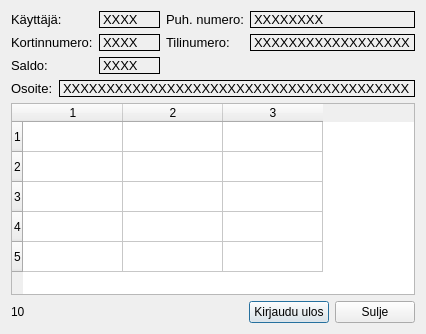
<?xml version="1.0" encoding="UTF-8"?>
<ui version="4.0">
 <class>balance</class>
 <widget class="QDialog" name="balance">
  <property name="geometry">
   <rect>
    <x>0</x>
    <y>0</y>
    <width>395</width>
    <height>334</height>
   </rect>
  </property>
  <property name="windowTitle">
   <string>Dialog</string>
  </property>
  <layout class="QVBoxLayout" name="verticalLayout">
   <item>
    <layout class="QHBoxLayout" name="horizontalLayout">
     <item>
      <layout class="QFormLayout" name="formLayout">
       <item row="0" column="0">
        <widget class="QLabel" name="user_text">
         <property name="font">
          <font>
           <pointsize>10</pointsize>
          </font>
         </property>
         <property name="text">
          <string>Käyttäjä:</string>
         </property>
        </widget>
       </item>
       <item row="0" column="1">
        <widget class="QLabel" name="user_label">
         <property name="font">
          <font>
           <pointsize>10</pointsize>
          </font>
         </property>
         <property name="frameShape">
          <enum>QFrame::Box</enum>
         </property>
         <property name="text">
          <string>XXXX</string>
         </property>
        </widget>
       </item>
       <item row="2" column="0">
        <widget class="QLabel" name="card_num_text">
         <property name="font">
          <font>
           <pointsize>10</pointsize>
          </font>
         </property>
         <property name="text">
          <string>Kortinnumero:</string>
         </property>
        </widget>
       </item>
       <item row="2" column="1">
        <widget class="QLabel" name="card_num_label">
         <property name="font">
          <font>
           <pointsize>10</pointsize>
          </font>
         </property>
         <property name="frameShape">
          <enum>QFrame::Box</enum>
         </property>
         <property name="text">
          <string>XXXX</string>
         </property>
        </widget>
       </item>
       <item row="3" column="0">
        <widget class="QLabel" name="balance_text">
         <property name="font">
          <font>
           <pointsize>10</pointsize>
          </font>
         </property>
         <property name="text">
          <string>Saldo:</string>
         </property>
        </widget>
       </item>
       <item row="3" column="1">
        <widget class="QLabel" name="balance_label">
         <property name="font">
          <font>
           <pointsize>10</pointsize>
          </font>
         </property>
         <property name="frameShape">
          <enum>QFrame::Box</enum>
         </property>
         <property name="text">
          <string>XXXX</string>
         </property>
        </widget>
       </item>
      </layout>
     </item>
     <item>
      <layout class="QFormLayout" name="formLayout_3">
       <item row="0" column="0">
        <widget class="QLabel" name="phone_text">
         <property name="font">
          <font>
           <pointsize>10</pointsize>
          </font>
         </property>
         <property name="text">
          <string>Puh. numero:</string>
         </property>
        </widget>
       </item>
       <item row="1" column="0">
        <widget class="QLabel" name="account_num_text">
         <property name="font">
          <font>
           <pointsize>10</pointsize>
          </font>
         </property>
         <property name="text">
          <string>Tilinumero:</string>
         </property>
        </widget>
       </item>
       <item row="1" column="1">
        <widget class="QLabel" name="account_num_label">
         <property name="font">
          <font>
           <pointsize>10</pointsize>
          </font>
         </property>
         <property name="frameShape">
          <enum>QFrame::Box</enum>
         </property>
         <property name="text">
          <string>XXXXXXXXXXXXXXXXXX</string>
         </property>
        </widget>
       </item>
       <item row="0" column="1">
        <widget class="QLabel" name="phone_label">
         <property name="font">
          <font>
           <pointsize>10</pointsize>
          </font>
         </property>
         <property name="frameShape">
          <enum>QFrame::Box</enum>
         </property>
         <property name="text">
          <string>XXXXXXXX</string>
         </property>
        </widget>
       </item>
      </layout>
     </item>
    </layout>
   </item>
   <item>
    <layout class="QFormLayout" name="formLayout_4">
     <item row="0" column="1">
      <widget class="QLabel" name="address_label">
       <property name="font">
        <font>
         <pointsize>10</pointsize>
        </font>
       </property>
       <property name="frameShape">
        <enum>QFrame::Box</enum>
       </property>
       <property name="text">
        <string>XXXXXXXXXXXXXXXXXXXXXXXXXXXXXXXXXXXXXXXX</string>
       </property>
      </widget>
     </item>
     <item row="0" column="0">
      <widget class="QLabel" name="address_text">
       <property name="font">
        <font>
         <pointsize>10</pointsize>
        </font>
       </property>
       <property name="text">
        <string>Osoite:</string>
       </property>
      </widget>
     </item>
    </layout>
   </item>
   <item>
    <widget class="QTableWidget" name="transactions_view">
     <property name="showGrid">
      <bool>true</bool>
     </property>
     <property name="rowCount">
      <number>5</number>
     </property>
     <property name="columnCount">
      <number>3</number>
     </property>
     <row/>
     <row/>
     <row/>
     <row/>
     <row/>
     <column/>
     <column/>
     <column/>
    </widget>
   </item>
   <item>
    <layout class="QHBoxLayout" name="horizontalLayout_2">
     <item>
      <widget class="QLabel" name="time">
       <property name="text">
        <string>10</string>
       </property>
      </widget>
     </item>
     <item>
      <spacer name="horizontalSpacer_2">
       <property name="orientation">
        <enum>Qt::Horizontal</enum>
       </property>
       <property name="sizeHint" stdset="0">
        <size>
         <width>40</width>
         <height>20</height>
        </size>
       </property>
      </spacer>
     </item>
     <item>
      <widget class="QPushButton" name="logout_btn">
       <property name="text">
        <string>Kirjaudu ulos</string>
       </property>
      </widget>
     </item>
     <item>
      <widget class="QPushButton" name="close_btn">
       <property name="text">
        <string>Sulje</string>
       </property>
      </widget>
     </item>
    </layout>
   </item>
  </layout>
 </widget>
 <resources/>
 <connections/>
</ui>
